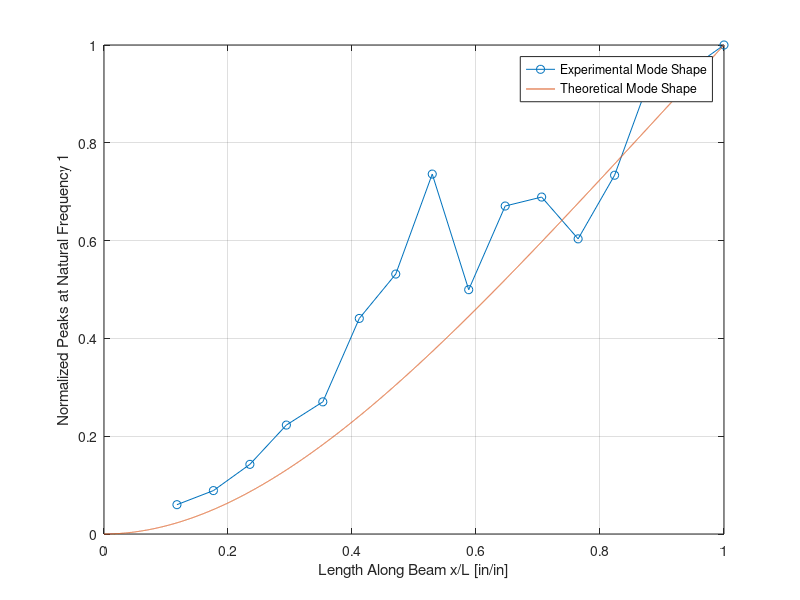
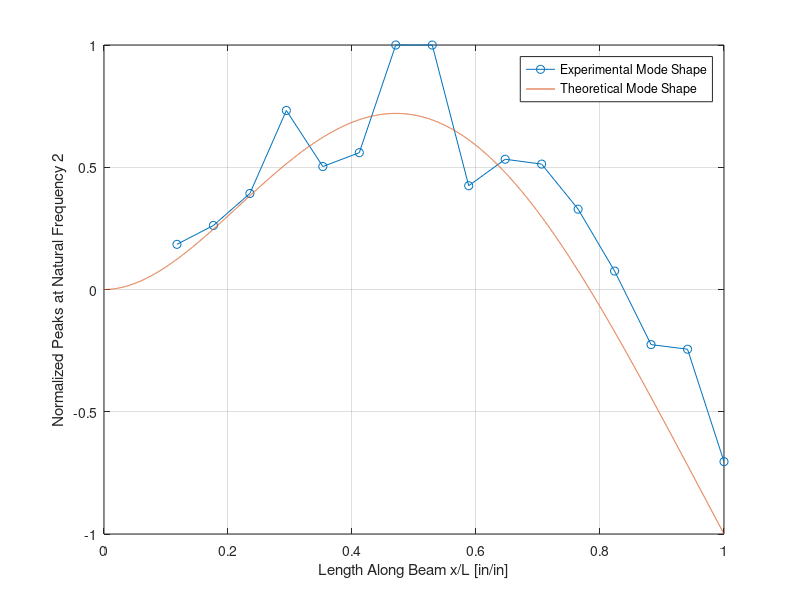
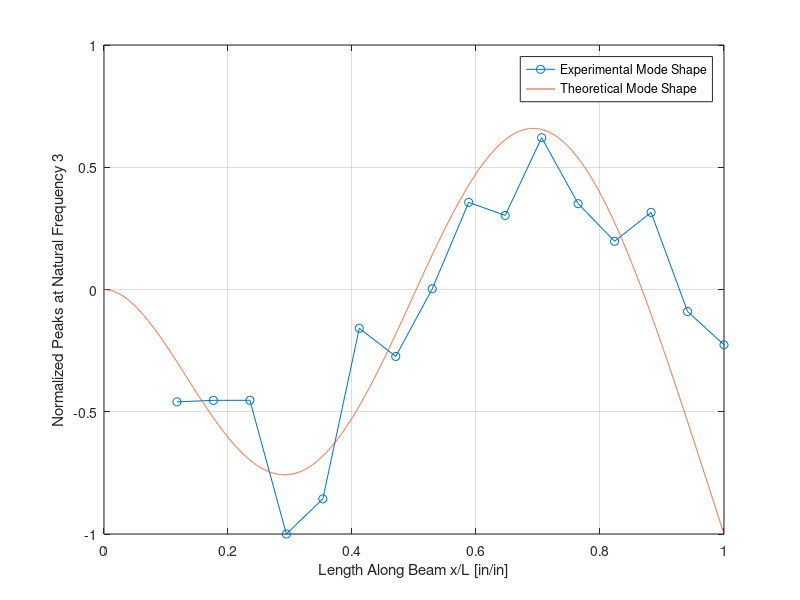

Write MATLAB code to recreate these figures, in order.
clc
clear all 
close all

%% AE461 Lab 5
load('GroupP-Lab5.mat')
% data is 16 different locations (vid shows 17 but 1 didn't work)
% b/c it was too close to the root
% spacing is L/17, start counting at unsupported end
% frequency data is the freqs at which we measured acceleration data
% from which we calculated linear amplitude
% data at each location:
%   [real part of response | imag part | linear amplitude(not squared) | phase}
% sqrt(real^2 + imag^2) = lin amplitude
% use data to find eigenvalues(eigenfrequencies)
% construct first 3 eigenmodes from this data
% TIP!!
% when you plot the eigenshape based on the imaginary part,
% not all 16 data files will be good
% if the plot is way off what the eigenshape should be, discard them
% (there is noise) not a lot of data, but you can discard a few data points
% this happens if you hit with the hammer and don't retract it right away,
% the hammer records the reflection of the wave
% hammer records multiple values and when it averages them it's off
% have to leave a gap for the data you exclude
data = {data16, data15, data14, data13, data12, data11, data10, ...
        data9, data8, data7, data6, data5, data4, data3, data2, data1};
L = 1;
spacing = L/17;
X = spacing*2:spacing:L;

%% Find peaks in imaginary part of data for first location
close all
modes = [5;36;102];%200;392]; % indices in frequencydata that correspond to natural frequencies
% TA told me these are the first 3 natural frequencies: 24 Hz, 148 Hz, 412 Hz 
% since frequencies were sampled every 4 Hz, these are the ones I used:
%          26 Hz
%          150
%          414
%          806
%         1574
% for i = 1:16
%     figure(i)
%     sig = data{i}(:,2);
%     [pks,locs] = findpeaks(abs(sig), 'MinPeakProminence',0.007);
%     [pks,freq] = findpeaks(abs(sig), frequencydata, 'MinPeakProminence',0.007);
%     plot(frequencydata, sig)
% %     ylim([-0.05, 0.45])
%     grid on
%     xlabel('Frequency [Hz]')
%     ylabel('Im(Amplitude)')
% %     title(['Imaginary Part for Location ' num2str(i)])
%     text(freq,sig(locs),num2str(freq))
% %     saveas(gcf, ['Imaginary Part for Location ' num2str(i) '.jpeg'])
% end
%% Calculate theoretical mode shapes (from prelab)
l = 1;%0.4572;
lambda = [1.8571; 4.6941; -7.8548]./l;
x = 0:0.0001:l;
c1 = 1;
c2 = -c1.*(sinh(lambda*l) + sin(lambda*l))./(cosh(lambda*l) + cos(lambda*l));
%c2 = -c1.*sinh(lambda*l) + cosh(lambda*l) + sinh(lambda*l) + cos(lambda*l)./cosh(lambda*l) + sinh(lambda*l)+cos(lambda*l)-sin(lambda*l);
c3 = -c1;
c4 = -c2;

W = c1*sinh(lambda.*x) + c2.*cosh(lambda.*x) + c3.*sin(lambda.*x) + c4.*cos(lambda.*x);
%% Plot Beam Shapes
for i = 1:16
    sig = data{i}(:,2);
    for j = 1:3
        beamshape(i,j) = sig(modes(j));   
    end
end
%% Plot beam shapes
indices = {[1:16], [1:16], [1:16]}; %used for ommiting data points
for j = 1:3
    shape = beamshape(:,j)./max(abs(beamshape(:,j)));
    shape = shape(indices{j});
    X = spacing*2:spacing:L;
    X = X(indices{j});
    figure(j*100)
    plot(X, shape, '-o')
%     xticks([0:round(spacing, 3):L])
    hold on
    plot(x/L, -W(j,:)./max(abs(W(j,:))))
    grid on
    xlabel('Length Along Beam x/L [in/in]')
    ylabel(['Normalized Peaks at Natural Frequency ' num2str(j)])
    legend('Experimental Mode Shape', 'Theoretical Mode Shape', 'Location', 'Best')
    %saveas(gcf, ['Beam Shape for Eigenmode ' num2str(j) '.jpeg'])
end

% figure()
% plot(x/L, W(1,:)./abs(min(W(1,:))))
% grid on
% hold on
% plot(x/L, W(2,:)./max(W(2,:)))
% plot(x/L, W(3,:)./abs(min(W(3,:))))
% xlabel('x/L')
% ylabel('Mode Shape W(x)')
% legend('\lambda_1','\lambda_2','\lambda_3', 'Location', 'Best')
% saveas(gcf, 'AE461_Prelab5_Q4.jpeg')





%% Beam Eigenfrequencies: Impact Hammer
% torsional mode at 60hz, torsional modes come after bending modes
% hitting off-center could be source of error? if torsional modes
% 148 is second bending mode
